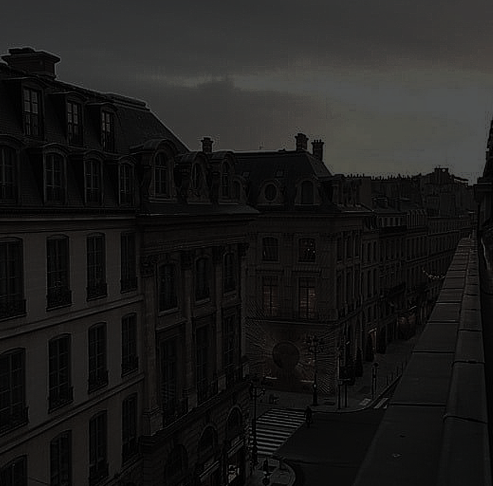
#> input picture 2022-10-18/images/dark_image.png, 493 x 486 px, found by its file name
$ python arrays5_4_1.py
#> lines starting #> are read from the running program, lines starting #| are printed output that depends on the picture
import numpy as np, cv2

image = cv2.imread('D:/github/OpenCV-Python/2022-10-18/images/dark_image.png', cv2.IMREAD_GRAYSCALE)
#> image: shape (486, 493); min 0, max 82, mean 26.3

min_val, max_val, _, _ = cv2.minMaxLoc(image)
#> min_val = 0; max_val = 82
# 최소값과 최대값 가져오기

ratio = 255 / (max_val - min_val)
#> ratio = 3.11
dst = np.round((image - min_val) * ratio).astype('uint8')
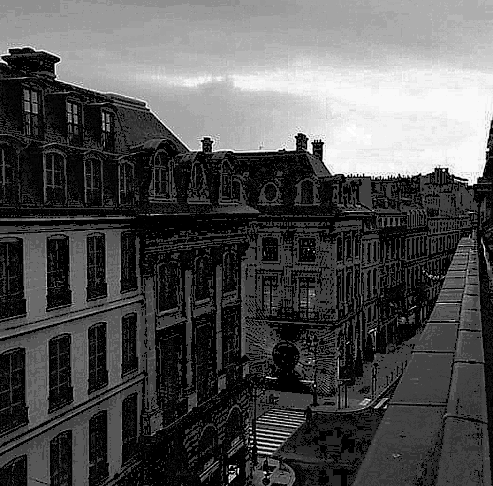
#> dst: shape (486, 493); min 0, max 255, mean 81.6
min_dst, max_dst, _, _ = cv2.minMaxLoc(dst)
#> min_dst = 0; max_dst = 255

print(f'원본 영상 최솟값 = {min_val}, 최댓값 = {max_val}')
#| 원본 영상 최솟값 = 0.0, 최댓값 = 82.0
print(f'수정 영상 최솟값 = {min_dst}, 최댓값 = {max_dst}')
#| 수정 영상 최솟값 = 0.0, 최댓값 = 255.0
cv2.imshow('image', image)
cv2.imshow('dst', dst)
cv2.waitKey(0)
